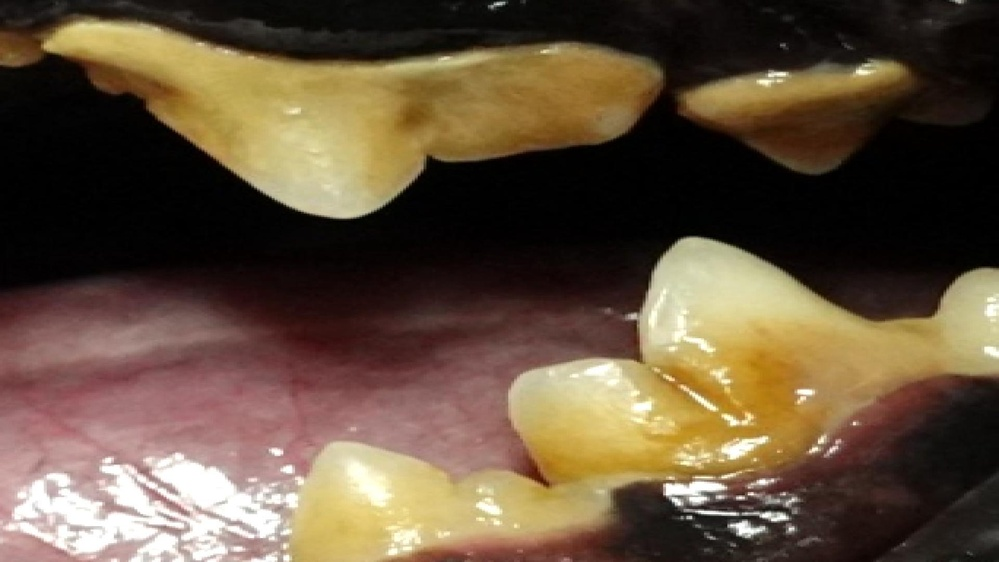
#> input picture ai/image processing/segmentation grouped split/test/images/-2024-04-29-154611_png.rf.4ca6f41b3968a39baf23c879a68da907.jpg, 999 x 562 px, shrunk from 1920 x 1080 before the run; its folder holds 3 pictures in this run
$ python audit_segmentation.py
#> lines starting #> are read from the running program, lines starting #| are printed output that depends on the picture
import csv
import hashlib
import re
from collections import defaultdict
from pathlib import Path

import cv2
import numpy as np

BASE = Path(__file__).resolve().parent
DATA = BASE / "segmentation grouped split"
REPORT = BASE / "segmentation_audit"
REPORT.mkdir(exist_ok=True)

groups = defaultdict(list)
hashes = defaultdict(list)
issues = []

for split in ("train", "validation", "test"):
    image_dir = DATA / split / "images"
    mask_dir = DATA / split / "masks"

    if not image_dir.is_dir():
        raise FileNotFoundError(image_dir)

    total = 0
    empty = 0

    for image_path in sorted(image_dir.iterdir()):
        if image_path.suffix.lower() not in {".jpg", ".jpeg", ".png"}:
            continue

        total += 1
        filename = image_path.name
        reference = f"{split}/{filename}"

        original = re.sub(
            r"\.rf\.[a-fA-F0-9]+$",
            "",
            image_path.stem,
        )
        groups[original].append((split, reference))

        digest = hashlib.sha256(image_path.read_bytes()).hexdigest()
        hashes[digest].append((split, reference))

        image = cv2.imread(str(image_path))
#> image is the input picture: shape (562, 999, 3); mean B, G, R 60.3, 81.1, 99.4
        mask_path = mask_dir / f"{image_path.stem}.png"
        mask = cv2.imread(str(mask_path), cv2.IMREAD_GRAYSCALE)
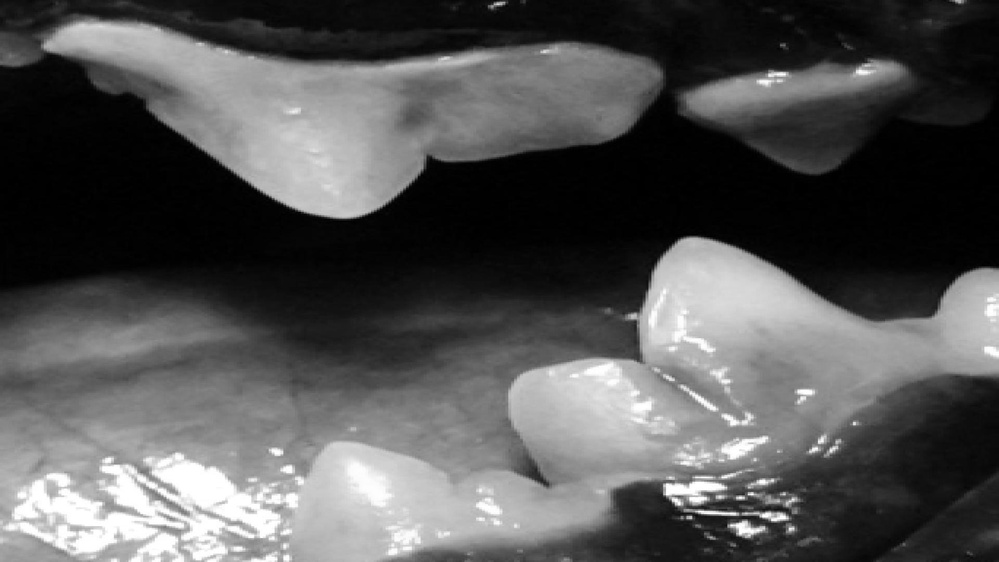
#> mask: shape (562, 999); min 0, max 255, mean 84.2

        if image is None:
            issues.append([split, filename, "Unreadable image"])
            continue

        if mask is None:
            issues.append([split, filename, "Missing/unreadable mask"])
            continue

        if image.shape[:2] != mask.shape:
            issues.append([split, filename, "Image/mask size mismatch"])

        labels = set(np.unique(mask).tolist())
#> labels = 256 items

        if not labels.issubset({0, 1, 2}):
            issues.append([
                split, filename, f"Unexpected mask values: {sorted(labels)}"
            ])
        elif labels == {0}:
            empty += 1
            issues.append([split, filename, "Empty mask: review annotation"])

    print(f"{split}: {total} images; {empty} empty masks")

with (REPORT / "mask_issues.csv").open(
    "w", newline="", encoding="utf-8-sig"
) as file:
    writer = csv.writer(file)
    writer.writerow(["split", "image", "issue"])
    writer.writerows(issues)

overlaps = []

for check, collection in (
    ("Same original filename", groups),
    ("Identical file contents", hashes),
):
    count = 0

    for entries in collection.values():
        if len({split for split, _ in entries}) > 1:
            count += 1
            overlaps.append(
                f"{check}:\n"
                + "\n".join(reference for _, reference in entries)
            )

    print(f"{check} across splits: {count} groups")
#> after the loop, overlaps = 6 items

(REPORT / "cross_split_duplicates.txt").write_text(
    "\n\n".join(overlaps) or "No filename/exact-file overlaps found.",
    encoding="utf-8",
)

print(f"\nReports saved to: {REPORT}")
print("Empty masks need inspection; they are not automatically incorrect.")
print("This check does not detect all mirrored, cropped or similar images.")
